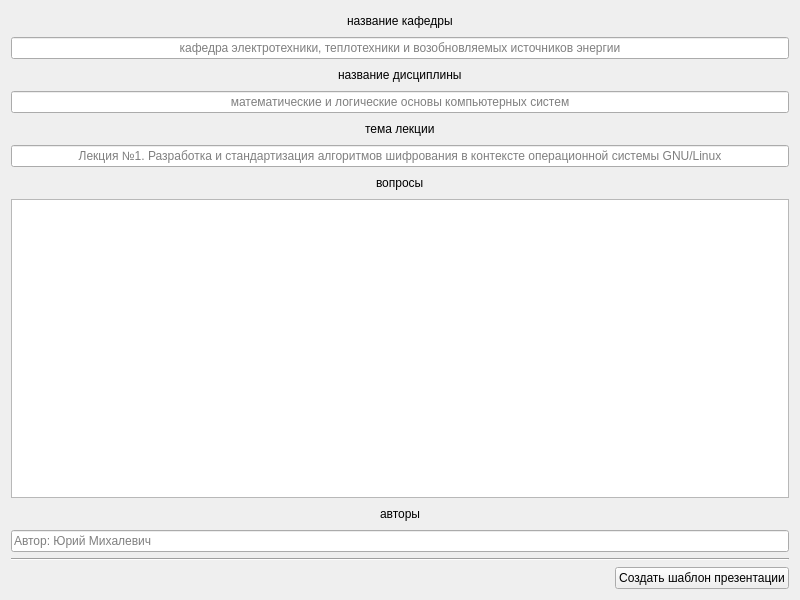
<?xml version="1.0" encoding="UTF-8"?>
<ui version="4.0">
 <class>MainWindow</class>
 <widget class="QMainWindow" name="MainWindow">
  <property name="geometry">
   <rect>
    <x>0</x>
    <y>0</y>
    <width>800</width>
    <height>600</height>
   </rect>
  </property>
  <property name="minimumSize">
   <size>
    <width>800</width>
    <height>600</height>
   </size>
  </property>
  <property name="maximumSize">
   <size>
    <width>800</width>
    <height>600</height>
   </size>
  </property>
  <property name="windowTitle">
   <string>MainWindow</string>
  </property>
  <widget class="QWidget" name="centralWidget">
   <layout class="QVBoxLayout" name="verticalLayout_6">
    <item>
     <layout class="QVBoxLayout" name="verticalLayout">
      <item>
       <layout class="QHBoxLayout" name="horizontalLayout_2">
        <item>
         <spacer name="horizontalSpacer_2">
          <property name="orientation">
           <enum>Qt::Horizontal</enum>
          </property>
          <property name="sizeHint" stdset="0">
           <size>
            <width>40</width>
            <height>20</height>
           </size>
          </property>
         </spacer>
        </item>
        <item>
         <widget class="QLabel" name="label">
          <property name="text">
           <string>название кафедры</string>
          </property>
         </widget>
        </item>
        <item>
         <spacer name="horizontalSpacer_3">
          <property name="orientation">
           <enum>Qt::Horizontal</enum>
          </property>
          <property name="sizeHint" stdset="0">
           <size>
            <width>40</width>
            <height>20</height>
           </size>
          </property>
         </spacer>
        </item>
       </layout>
      </item>
      <item>
       <widget class="QLineEdit" name="chair">
        <property name="alignment">
         <set>Qt::AlignCenter</set>
        </property>
        <property name="placeholderText">
         <string>кафедра электротехники, теплотехники и возобновляемых источников энергии</string>
        </property>
       </widget>
      </item>
     </layout>
    </item>
    <item>
     <layout class="QVBoxLayout" name="verticalLayout_2">
      <item>
       <layout class="QHBoxLayout" name="horizontalLayout_3">
        <item>
         <spacer name="horizontalSpacer_4">
          <property name="orientation">
           <enum>Qt::Horizontal</enum>
          </property>
          <property name="sizeHint" stdset="0">
           <size>
            <width>40</width>
            <height>20</height>
           </size>
          </property>
         </spacer>
        </item>
        <item>
         <widget class="QLabel" name="label_2">
          <property name="text">
           <string>название дисциплины</string>
          </property>
         </widget>
        </item>
        <item>
         <spacer name="horizontalSpacer_5">
          <property name="orientation">
           <enum>Qt::Horizontal</enum>
          </property>
          <property name="sizeHint" stdset="0">
           <size>
            <width>40</width>
            <height>20</height>
           </size>
          </property>
         </spacer>
        </item>
       </layout>
      </item>
      <item>
       <widget class="QLineEdit" name="discipline">
        <property name="alignment">
         <set>Qt::AlignCenter</set>
        </property>
        <property name="placeholderText">
         <string>математические и логические основы компьютерных систем</string>
        </property>
       </widget>
      </item>
     </layout>
    </item>
    <item>
     <layout class="QVBoxLayout" name="verticalLayout_3">
      <item>
       <layout class="QHBoxLayout" name="horizontalLayout_4">
        <item>
         <spacer name="horizontalSpacer_6">
          <property name="orientation">
           <enum>Qt::Horizontal</enum>
          </property>
          <property name="sizeHint" stdset="0">
           <size>
            <width>40</width>
            <height>20</height>
           </size>
          </property>
         </spacer>
        </item>
        <item>
         <widget class="QLabel" name="label_3">
          <property name="text">
           <string>тема лекции</string>
          </property>
         </widget>
        </item>
        <item>
         <spacer name="horizontalSpacer_7">
          <property name="orientation">
           <enum>Qt::Horizontal</enum>
          </property>
          <property name="sizeHint" stdset="0">
           <size>
            <width>40</width>
            <height>20</height>
           </size>
          </property>
         </spacer>
        </item>
       </layout>
      </item>
      <item>
       <widget class="QLineEdit" name="subject">
        <property name="alignment">
         <set>Qt::AlignCenter</set>
        </property>
        <property name="placeholderText">
         <string>Лекция №1. Разработка и стандартизация алгоритмов шифрования в контексте операционной системы GNU/Linux</string>
        </property>
       </widget>
      </item>
     </layout>
    </item>
    <item>
     <layout class="QVBoxLayout" name="verticalLayout_4">
      <item>
       <layout class="QHBoxLayout" name="horizontalLayout_5">
        <item>
         <spacer name="horizontalSpacer_8">
          <property name="orientation">
           <enum>Qt::Horizontal</enum>
          </property>
          <property name="sizeHint" stdset="0">
           <size>
            <width>40</width>
            <height>20</height>
           </size>
          </property>
         </spacer>
        </item>
        <item>
         <widget class="QLabel" name="label_4">
          <property name="text">
           <string>вопросы</string>
          </property>
         </widget>
        </item>
        <item>
         <spacer name="horizontalSpacer_9">
          <property name="orientation">
           <enum>Qt::Horizontal</enum>
          </property>
          <property name="sizeHint" stdset="0">
           <size>
            <width>40</width>
            <height>20</height>
           </size>
          </property>
         </spacer>
        </item>
       </layout>
      </item>
      <item>
       <widget class="QPlainTextEdit" name="questions"/>
      </item>
     </layout>
    </item>
    <item>
     <layout class="QVBoxLayout" name="verticalLayout_5">
      <item>
       <layout class="QHBoxLayout" name="horizontalLayout_6">
        <item>
         <spacer name="horizontalSpacer_10">
          <property name="orientation">
           <enum>Qt::Horizontal</enum>
          </property>
          <property name="sizeHint" stdset="0">
           <size>
            <width>40</width>
            <height>20</height>
           </size>
          </property>
         </spacer>
        </item>
        <item>
         <widget class="QLabel" name="label_5">
          <property name="text">
           <string>авторы</string>
          </property>
         </widget>
        </item>
        <item>
         <spacer name="horizontalSpacer_11">
          <property name="orientation">
           <enum>Qt::Horizontal</enum>
          </property>
          <property name="sizeHint" stdset="0">
           <size>
            <width>40</width>
            <height>20</height>
           </size>
          </property>
         </spacer>
        </item>
       </layout>
      </item>
      <item>
       <widget class="QLineEdit" name="authors">
        <property name="placeholderText">
         <string>Автор: Юрий Михалевич</string>
        </property>
       </widget>
      </item>
     </layout>
    </item>
    <item>
     <widget class="Line" name="line">
      <property name="orientation">
       <enum>Qt::Horizontal</enum>
      </property>
     </widget>
    </item>
    <item>
     <layout class="QHBoxLayout" name="horizontalLayout">
      <item>
       <spacer name="horizontalSpacer">
        <property name="orientation">
         <enum>Qt::Horizontal</enum>
        </property>
        <property name="sizeHint" stdset="0">
         <size>
          <width>40</width>
          <height>20</height>
         </size>
        </property>
       </spacer>
      </item>
      <item>
       <widget class="QPushButton" name="createTemplate">
        <property name="text">
         <string>Создать шаблон презентации</string>
        </property>
       </widget>
      </item>
     </layout>
    </item>
   </layout>
  </widget>
 </widget>
 <layoutdefault spacing="6" margin="11"/>
 <tabstops>
  <tabstop>createTemplate</tabstop>
 </tabstops>
 <resources/>
 <connections/>
</ui>
